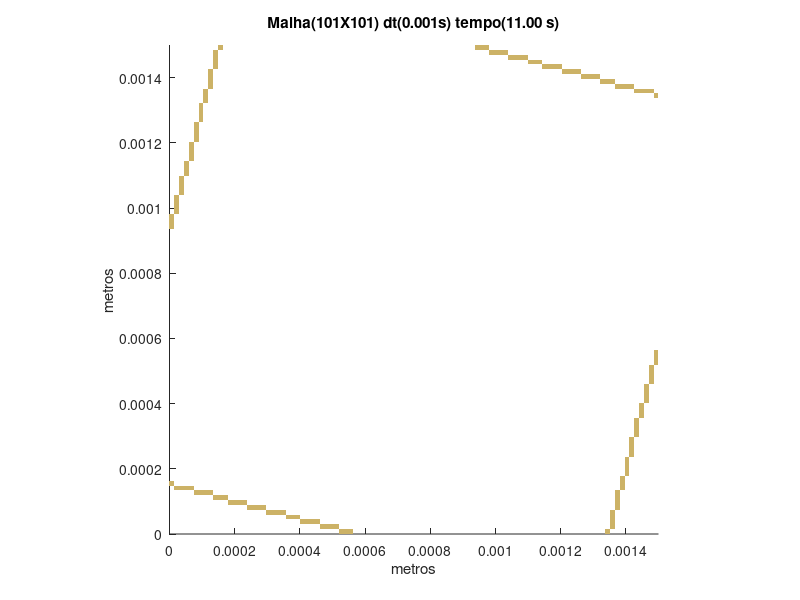

Here is the MATLAB script that generated this plot:
set (gca,'PlotBoxAspectRatio',[1 1 1],'Xlim',[0,0.0015],'Ylim',[0,0.0015])
hold on
title('Malha(101X101) dt(0.001s) tempo(11.00 s)')
hold on
ylabel('metros')
hold on
xlabel('metros')
hold on

fill([0.00051980198019802 0.00051980198019802 0.000534653465346535 0.000534653465346535],[0 1.48514851485149E-05 1.48514851485149E-05 0],[0.8,0.7,0.4],'LineStyle','none')

fill([0.000534653465346535 0.000534653465346535 0.000549504950495049 0.000549504950495049],[0 1.48514851485149E-05 1.48514851485149E-05 0],[0.8,0.7,0.4],'LineStyle','none')

fill([0.000549504950495049 0.000549504950495049 0.000564356435643564 0.000564356435643564],[0 1.48514851485149E-05 1.48514851485149E-05 0],[0.8,0.7,0.4],'LineStyle','none')

fill([0.00133663366336634 0.00133663366336634 0.00135148514851485 0.00135148514851485],[0 1.48514851485149E-05 1.48514851485149E-05 0],[0.8,0.7,0.4],'LineStyle','none')

fill([0.00046039603960396 0.00046039603960396 0.000475247524752475 0.000475247524752475],[1.48514851485149E-05 2.97029702970297E-05 2.97029702970297E-05 1.48514851485149E-05],[0.8,0.7,0.4],'LineStyle','none')

fill([0.000475247524752475 0.000475247524752475 0.00049009900990099 0.00049009900990099],[1.48514851485149E-05 2.97029702970297E-05 2.97029702970297E-05 1.48514851485149E-05],[0.8,0.7,0.4],'LineStyle','none')

fill([0.00049009900990099 0.00049009900990099 0.000504950495049505 0.000504950495049505],[1.48514851485149E-05 2.97029702970297E-05 2.97029702970297E-05 1.48514851485149E-05],[0.8,0.7,0.4],'LineStyle','none')

fill([0.000504950495049505 0.000504950495049505 0.00051980198019802 0.00051980198019802],[1.48514851485149E-05 2.97029702970297E-05 2.97029702970297E-05 1.48514851485149E-05],[0.8,0.7,0.4],'LineStyle','none')

fill([0.00135148514851485 0.00135148514851485 0.00136633663366337 0.00136633663366337],[1.48514851485149E-05 2.97029702970297E-05 2.97029702970297E-05 1.48514851485149E-05],[0.8,0.7,0.4],'LineStyle','none')

fill([0.000400990099009901 0.000400990099009901 0.000415841584158416 0.000415841584158416],[2.97029702970297E-05 4.45544554455446E-05 4.45544554455446E-05 2.97029702970297E-05],[0.8,0.7,0.4],'LineStyle','none')

fill([0.000415841584158416 0.000415841584158416 0.000430693069306931 0.000430693069306931],[2.97029702970297E-05 4.45544554455446E-05 4.45544554455446E-05 2.97029702970297E-05],[0.8,0.7,0.4],'LineStyle','none')

fill([0.000430693069306931 0.000430693069306931 0.000445544554455446 0.000445544554455446],[2.97029702970297E-05 4.45544554455446E-05 4.45544554455446E-05 2.97029702970297E-05],[0.8,0.7,0.4],'LineStyle','none')

fill([0.000445544554455446 0.000445544554455446 0.00046039603960396 0.00046039603960396],[2.97029702970297E-05 4.45544554455446E-05 4.45544554455446E-05 2.97029702970297E-05],[0.8,0.7,0.4],'LineStyle','none')

fill([0.00135148514851485 0.00135148514851485 0.00136633663366337 0.00136633663366337],[2.97029702970297E-05 4.45544554455446E-05 4.45544554455446E-05 2.97029702970297E-05],[0.8,0.7,0.4],'LineStyle','none')

fill([0.000356435643564356 0.000356435643564356 0.000371287128712871 0.000371287128712871],[4.45544554455446E-05 5.94059405940594E-05 5.94059405940594E-05 4.45544554455446E-05],[0.8,0.7,0.4],'LineStyle','none')

fill([0.000371287128712871 0.000371287128712871 0.000386138613861386 0.000386138613861386],[4.45544554455446E-05 5.94059405940594E-05 5.94059405940594E-05 4.45544554455446E-05],[0.8,0.7,0.4],'LineStyle','none')

fill([0.000386138613861386 0.000386138613861386 0.000400990099009901 0.000400990099009901],[4.45544554455446E-05 5.94059405940594E-05 5.94059405940594E-05 4.45544554455446E-05],[0.8,0.7,0.4],'LineStyle','none')

fill([0.00135148514851485 0.00135148514851485 0.00136633663366337 0.00136633663366337],[4.45544554455446E-05 5.94059405940594E-05 5.94059405940594E-05 4.45544554455446E-05],[0.8,0.7,0.4],'LineStyle','none')

fill([0.000297029702970297 0.000297029702970297 0.000311881188118812 0.000311881188118812],[5.94059405940594E-05 7.42574257425743E-05 7.42574257425743E-05 5.94059405940594E-05],[0.8,0.7,0.4],'LineStyle','none')

fill([0.000311881188118812 0.000311881188118812 0.000326732673267327 0.000326732673267327],[5.94059405940594E-05 7.42574257425743E-05 7.42574257425743E-05 5.94059405940594E-05],[0.8,0.7,0.4],'LineStyle','none')

fill([0.000326732673267327 0.000326732673267327 0.000341584158415842 0.000341584158415842],[5.94059405940594E-05 7.42574257425743E-05 7.42574257425743E-05 5.94059405940594E-05],[0.8,0.7,0.4],'LineStyle','none')

fill([0.000341584158415842 0.000341584158415842 0.000356435643564356 0.000356435643564356],[5.94059405940594E-05 7.42574257425743E-05 7.42574257425743E-05 5.94059405940594E-05],[0.8,0.7,0.4],'LineStyle','none')

fill([0.00135148514851485 0.00135148514851485 0.00136633663366337 0.00136633663366337],[5.94059405940594E-05 7.42574257425743E-05 7.42574257425743E-05 5.94059405940594E-05],[0.8,0.7,0.4],'LineStyle','none')

fill([0.000237623762376238 0.000237623762376238 0.000252475247524752 0.000252475247524752],[7.42574257425743E-05 8.91089108910891E-05 8.91089108910891E-05 7.42574257425743E-05],[0.8,0.7,0.4],'LineStyle','none')

fill([0.000252475247524752 0.000252475247524752 0.000267326732673267 0.000267326732673267],[7.42574257425743E-05 8.91089108910891E-05 8.91089108910891E-05 7.42574257425743E-05],[0.8,0.7,0.4],'LineStyle','none')

fill([0.000267326732673267 0.000267326732673267 0.000282178217821782 0.000282178217821782],[7.42574257425743E-05 8.91089108910891E-05 8.91089108910891E-05 7.42574257425743E-05],[0.8,0.7,0.4],'LineStyle','none')

fill([0.000282178217821782 0.000282178217821782 0.000297029702970297 0.000297029702970297],[7.42574257425743E-05 8.91089108910891E-05 8.91089108910891E-05 7.42574257425743E-05],[0.8,0.7,0.4],'LineStyle','none')

fill([0.00136633663366337 0.00136633663366337 0.00138118811881188 0.00138118811881188],[7.42574257425743E-05 8.91089108910891E-05 8.91089108910891E-05 7.42574257425743E-05],[0.8,0.7,0.4],'LineStyle','none')

fill([0.000178217821782178 0.000178217821782178 0.000193069306930693 0.000193069306930693],[8.91089108910891E-05 0.000103960396039604 0.000103960396039604 8.91089108910891E-05],[0.8,0.7,0.4],'LineStyle','none')

fill([0.000193069306930693 0.000193069306930693 0.000207920792079208 0.000207920792079208],[8.91089108910891E-05 0.000103960396039604 0.000103960396039604 8.91089108910891E-05],[0.8,0.7,0.4],'LineStyle','none')

fill([0.000207920792079208 0.000207920792079208 0.000222772277227723 0.000222772277227723],[8.91089108910891E-05 0.000103960396039604 0.000103960396039604 8.91089108910891E-05],[0.8,0.7,0.4],'LineStyle','none')

fill([0.000222772277227723 0.000222772277227723 0.000237623762376238 0.000237623762376238],[8.91089108910891E-05 0.000103960396039604 0.000103960396039604 8.91089108910891E-05],[0.8,0.7,0.4],'LineStyle','none')

fill([0.00136633663366337 0.00136633663366337 0.00138118811881188 0.00138118811881188],[8.91089108910891E-05 0.000103960396039604 0.000103960396039604 8.91089108910891E-05],[0.8,0.7,0.4],'LineStyle','none')

fill([0.000133663366336634 0.000133663366336634 0.000148514851485149 0.000148514851485149],[0.000103960396039604 0.000118811881188119 0.000118811881188119 0.000103960396039604],[0.8,0.7,0.4],'LineStyle','none')

fill([0.000148514851485149 0.000148514851485149 0.000163366336633663 0.000163366336633663],[0.000103960396039604 0.000118811881188119 0.000118811881188119 0.000103960396039604],[0.8,0.7,0.4],'LineStyle','none')

fill([0.000163366336633663 0.000163366336633663 0.000178217821782178 0.000178217821782178],[0.000103960396039604 0.000118811881188119 0.000118811881188119 0.000103960396039604],[0.8,0.7,0.4],'LineStyle','none')

fill([0.00136633663366337 0.00136633663366337 0.00138118811881188 0.00138118811881188],[0.000103960396039604 0.000118811881188119 0.000118811881188119 0.000103960396039604],[0.8,0.7,0.4],'LineStyle','none')

fill([7.42574257425743E-05 7.42574257425743E-05 8.91089108910891E-05 8.91089108910891E-05],[0.000118811881188119 0.000133663366336634 0.000133663366336634 0.000118811881188119],[0.8,0.7,0.4],'LineStyle','none')

fill([8.91089108910891E-05 8.91089108910891E-05 0.000103960396039604 0.000103960396039604],[0.000118811881188119 0.000133663366336634 0.000133663366336634 0.000118811881188119],[0.8,0.7,0.4],'LineStyle','none')

fill([0.000103960396039604 0.000103960396039604 0.000118811881188119 0.000118811881188119],[0.000118811881188119 0.000133663366336634 0.000133663366336634 0.000118811881188119],[0.8,0.7,0.4],'LineStyle','none')

fill([0.000118811881188119 0.000118811881188119 0.000133663366336634 0.000133663366336634],[0.000118811881188119 0.000133663366336634 0.000133663366336634 0.000118811881188119],[0.8,0.7,0.4],'LineStyle','none')

fill([0.00136633663366337 0.00136633663366337 0.00138118811881188 0.00138118811881188],[0.000118811881188119 0.000133663366336634 0.000133663366336634 0.000118811881188119],[0.8,0.7,0.4],'LineStyle','none')

fill([1.48514851485149E-05 1.48514851485149E-05 2.97029702970297E-05 2.97029702970297E-05],[0.000133663366336634 0.000148514851485149 0.000148514851485149 0.000133663366336634],[0.8,0.7,0.4],'LineStyle','none')

fill([2.97029702970297E-05 2.97029702970297E-05 4.45544554455446E-05 4.45544554455446E-05],[0.000133663366336634 0.000148514851485149 0.000148514851485149 0.000133663366336634],[0.8,0.7,0.4],'LineStyle','none')

fill([4.45544554455446E-05 4.45544554455446E-05 5.94059405940594E-05 5.94059405940594E-05],[0.000133663366336634 0.000148514851485149 0.000148514851485149 0.000133663366336634],[0.8,0.7,0.4],'LineStyle','none')

fill([5.94059405940594E-05 5.94059405940594E-05 7.42574257425743E-05 7.42574257425743E-05],[0.000133663366336634 0.000148514851485149 0.000148514851485149 0.000133663366336634],[0.8,0.7,0.4],'LineStyle','none')

fill([0.00138118811881188 0.00138118811881188 0.0013960396039604 0.0013960396039604],[0.000133663366336634 0.000148514851485149 0.000148514851485149 0.000133663366336634],[0.8,0.7,0.4],'LineStyle','none')

fill([0 0 1.48514851485149E-05 1.48514851485149E-05],[0.000148514851485149 0.000163366336633663 0.000163366336633663 0.000148514851485149],[0.8,0.7,0.4],'LineStyle','none')

fill([0.00138118811881188 0.00138118811881188 0.0013960396039604 0.0013960396039604],[0.000148514851485149 0.000163366336633663 0.000163366336633663 0.000148514851485149],[0.8,0.7,0.4],'LineStyle','none')

fill([0.00138118811881188 0.00138118811881188 0.0013960396039604 0.0013960396039604],[0.000163366336633663 0.000178217821782178 0.000178217821782178 0.000163366336633663],[0.8,0.7,0.4],'LineStyle','none')

fill([0.0013960396039604 0.0013960396039604 0.00141089108910891 0.00141089108910891],[0.000178217821782178 0.000193069306930693 0.000193069306930693 0.000178217821782178],[0.8,0.7,0.4],'LineStyle','none')

fill([0.0013960396039604 0.0013960396039604 0.00141089108910891 0.00141089108910891],[0.000193069306930693 0.000207920792079208 0.000207920792079208 0.000193069306930693],[0.8,0.7,0.4],'LineStyle','none')

fill([0.0013960396039604 0.0013960396039604 0.00141089108910891 0.00141089108910891],[0.000207920792079208 0.000222772277227723 0.000222772277227723 0.000207920792079208],[0.8,0.7,0.4],'LineStyle','none')

fill([0.0013960396039604 0.0013960396039604 0.00141089108910891 0.00141089108910891],[0.000222772277227723 0.000237623762376238 0.000237623762376238 0.000222772277227723],[0.8,0.7,0.4],'LineStyle','none')

fill([0.00141089108910891 0.00141089108910891 0.00142574257425743 0.00142574257425743],[0.000237623762376238 0.000252475247524752 0.000252475247524752 0.000237623762376238],[0.8,0.7,0.4],'LineStyle','none')

fill([0.00141089108910891 0.00141089108910891 0.00142574257425743 0.00142574257425743],[0.000252475247524752 0.000267326732673267 0.000267326732673267 0.000252475247524752],[0.8,0.7,0.4],'LineStyle','none')

fill([0.00141089108910891 0.00141089108910891 0.00142574257425743 0.00142574257425743],[0.000267326732673267 0.000282178217821782 0.000282178217821782 0.000267326732673267],[0.8,0.7,0.4],'LineStyle','none')

fill([0.00141089108910891 0.00141089108910891 0.00142574257425743 0.00142574257425743],[0.000282178217821782 0.000297029702970297 0.000297029702970297 0.000282178217821782],[0.8,0.7,0.4],'LineStyle','none')

fill([0.00142574257425743 0.00142574257425743 0.00144059405940594 0.00144059405940594],[0.000297029702970297 0.000311881188118812 0.000311881188118812 0.000297029702970297],[0.8,0.7,0.4],'LineStyle','none')

fill([0.00142574257425743 0.00142574257425743 0.00144059405940594 0.00144059405940594],[0.000311881188118812 0.000326732673267327 0.000326732673267327 0.000311881188118812],[0.8,0.7,0.4],'LineStyle','none')

fill([0.00142574257425743 0.00142574257425743 0.00144059405940594 0.00144059405940594],[0.000326732673267327 0.000341584158415842 0.000341584158415842 0.000326732673267327],[0.8,0.7,0.4],'LineStyle','none')

fill([0.00142574257425743 0.00142574257425743 0.00144059405940594 0.00144059405940594],[0.000341584158415842 0.000356435643564356 0.000356435643564356 0.000341584158415842],[0.8,0.7,0.4],'LineStyle','none')

fill([0.00144059405940594 0.00144059405940594 0.00145544554455446 0.00145544554455446],[0.000356435643564356 0.000371287128712871 0.000371287128712871 0.000356435643564356],[0.8,0.7,0.4],'LineStyle','none')

fill([0.00144059405940594 0.00144059405940594 0.00145544554455446 0.00145544554455446],[0.000371287128712871 0.000386138613861386 0.000386138613861386 0.000371287128712871],[0.8,0.7,0.4],'LineStyle','none')

fill([0.00144059405940594 0.00144059405940594 0.00145544554455446 0.00145544554455446],[0.000386138613861386 0.000400990099009901 0.000400990099009901 0.000386138613861386],[0.8,0.7,0.4],'LineStyle','none')

fill([0.00145544554455446 0.00145544554455446 0.00147029702970297 0.00147029702970297],[0.000400990099009901 0.000415841584158416 0.000415841584158416 0.000400990099009901],[0.8,0.7,0.4],'LineStyle','none')

fill([0.00145544554455446 0.00145544554455446 0.00147029702970297 0.00147029702970297],[0.000415841584158416 0.000430693069306931 0.000430693069306931 0.000415841584158416],[0.8,0.7,0.4],'LineStyle','none')

fill([0.00145544554455446 0.00145544554455446 0.00147029702970297 0.00147029702970297],[0.000430693069306931 0.000445544554455446 0.000445544554455446 0.000430693069306931],[0.8,0.7,0.4],'LineStyle','none')

fill([0.00145544554455446 0.00145544554455446 0.00147029702970297 0.00147029702970297],[0.000445544554455446 0.00046039603960396 0.00046039603960396 0.000445544554455446],[0.8,0.7,0.4],'LineStyle','none')

fill([0.00147029702970297 0.00147029702970297 0.00148514851485149 0.00148514851485149],[0.00046039603960396 0.000475247524752475 0.000475247524752475 0.00046039603960396],[0.8,0.7,0.4],'LineStyle','none')

fill([0.00147029702970297 0.00147029702970297 0.00148514851485149 0.00148514851485149],[0.000475247524752475 0.00049009900990099 0.00049009900990099 0.000475247524752475],[0.8,0.7,0.4],'LineStyle','none')

fill([0.00147029702970297 0.00147029702970297 0.00148514851485149 0.00148514851485149],[0.00049009900990099 0.000504950495049505 0.000504950495049505 0.00049009900990099],[0.8,0.7,0.4],'LineStyle','none')

fill([0.00147029702970297 0.00147029702970297 0.00148514851485149 0.00148514851485149],[0.000504950495049505 0.00051980198019802 0.00051980198019802 0.000504950495049505],[0.8,0.7,0.4],'LineStyle','none')

fill([0.00148514851485149 0.00148514851485149 0.0015 0.0015],[0.00051980198019802 0.000534653465346535 0.000534653465346535 0.00051980198019802],[0.8,0.7,0.4],'LineStyle','none')

fill([0.00148514851485149 0.00148514851485149 0.0015 0.0015],[0.000534653465346535 0.000549504950495049 0.000549504950495049 0.000534653465346535],[0.8,0.7,0.4],'LineStyle','none')

fill([0.00148514851485149 0.00148514851485149 0.0015 0.0015],[0.000549504950495049 0.000564356435643564 0.000564356435643564 0.000549504950495049],[0.8,0.7,0.4],'LineStyle','none')

fill([0 0 1.48514851485149E-05 1.48514851485149E-05],[0.000935643564356436 0.00095049504950495 0.00095049504950495 0.000935643564356436],[0.8,0.7,0.4],'LineStyle','none')

fill([0 0 1.48514851485149E-05 1.48514851485149E-05],[0.00095049504950495 0.000965346534653465 0.000965346534653465 0.00095049504950495],[0.8,0.7,0.4],'LineStyle','none')

fill([0 0 1.48514851485149E-05 1.48514851485149E-05],[0.000965346534653465 0.00098019801980198 0.00098019801980198 0.000965346534653465],[0.8,0.7,0.4],'LineStyle','none')

fill([1.48514851485149E-05 1.48514851485149E-05 2.97029702970297E-05 2.97029702970297E-05],[0.00098019801980198 0.000995049504950495 0.000995049504950495 0.00098019801980198],[0.8,0.7,0.4],'LineStyle','none')

fill([1.48514851485149E-05 1.48514851485149E-05 2.97029702970297E-05 2.97029702970297E-05],[0.000995049504950495 0.00100990099009901 0.00100990099009901 0.000995049504950495],[0.8,0.7,0.4],'LineStyle','none')

fill([1.48514851485149E-05 1.48514851485149E-05 2.97029702970297E-05 2.97029702970297E-05],[0.00100990099009901 0.00102475247524752 0.00102475247524752 0.00100990099009901],[0.8,0.7,0.4],'LineStyle','none')

fill([1.48514851485149E-05 1.48514851485149E-05 2.97029702970297E-05 2.97029702970297E-05],[0.00102475247524752 0.00103960396039604 0.00103960396039604 0.00102475247524752],[0.8,0.7,0.4],'LineStyle','none')

fill([2.97029702970297E-05 2.97029702970297E-05 4.45544554455446E-05 4.45544554455446E-05],[0.00103960396039604 0.00105445544554455 0.00105445544554455 0.00103960396039604],[0.8,0.7,0.4],'LineStyle','none')

fill([2.97029702970297E-05 2.97029702970297E-05 4.45544554455446E-05 4.45544554455446E-05],[0.00105445544554455 0.00106930693069307 0.00106930693069307 0.00105445544554455],[0.8,0.7,0.4],'LineStyle','none')

fill([2.97029702970297E-05 2.97029702970297E-05 4.45544554455446E-05 4.45544554455446E-05],[0.00106930693069307 0.00108415841584158 0.00108415841584158 0.00106930693069307],[0.8,0.7,0.4],'LineStyle','none')

fill([2.97029702970297E-05 2.97029702970297E-05 4.45544554455446E-05 4.45544554455446E-05],[0.00108415841584158 0.0010990099009901 0.0010990099009901 0.00108415841584158],[0.8,0.7,0.4],'LineStyle','none')

fill([4.45544554455446E-05 4.45544554455446E-05 5.94059405940594E-05 5.94059405940594E-05],[0.0010990099009901 0.00111386138613861 0.00111386138613861 0.0010990099009901],[0.8,0.7,0.4],'LineStyle','none')

fill([4.45544554455446E-05 4.45544554455446E-05 5.94059405940594E-05 5.94059405940594E-05],[0.00111386138613861 0.00112871287128713 0.00112871287128713 0.00111386138613861],[0.8,0.7,0.4],'LineStyle','none')

fill([4.45544554455446E-05 4.45544554455446E-05 5.94059405940594E-05 5.94059405940594E-05],[0.00112871287128713 0.00114356435643564 0.00114356435643564 0.00112871287128713],[0.8,0.7,0.4],'LineStyle','none')

fill([5.94059405940594E-05 5.94059405940594E-05 7.42574257425743E-05 7.42574257425743E-05],[0.00114356435643564 0.00115841584158416 0.00115841584158416 0.00114356435643564],[0.8,0.7,0.4],'LineStyle','none')

fill([5.94059405940594E-05 5.94059405940594E-05 7.42574257425743E-05 7.42574257425743E-05],[0.00115841584158416 0.00117326732673267 0.00117326732673267 0.00115841584158416],[0.8,0.7,0.4],'LineStyle','none')

fill([5.94059405940594E-05 5.94059405940594E-05 7.42574257425743E-05 7.42574257425743E-05],[0.00117326732673267 0.00118811881188119 0.00118811881188119 0.00117326732673267],[0.8,0.7,0.4],'LineStyle','none')

fill([5.94059405940594E-05 5.94059405940594E-05 7.42574257425743E-05 7.42574257425743E-05],[0.00118811881188119 0.0012029702970297 0.0012029702970297 0.00118811881188119],[0.8,0.7,0.4],'LineStyle','none')

fill([7.42574257425743E-05 7.42574257425743E-05 8.91089108910891E-05 8.91089108910891E-05],[0.0012029702970297 0.00121782178217822 0.00121782178217822 0.0012029702970297],[0.8,0.7,0.4],'LineStyle','none')

fill([7.42574257425743E-05 7.42574257425743E-05 8.91089108910891E-05 8.91089108910891E-05],[0.00121782178217822 0.00123267326732673 0.00123267326732673 0.00121782178217822],[0.8,0.7,0.4],'LineStyle','none')

fill([7.42574257425743E-05 7.42574257425743E-05 8.91089108910891E-05 8.91089108910891E-05],[0.00123267326732673 0.00124752475247525 0.00124752475247525 0.00123267326732673],[0.8,0.7,0.4],'LineStyle','none')

fill([7.42574257425743E-05 7.42574257425743E-05 8.91089108910891E-05 8.91089108910891E-05],[0.00124752475247525 0.00126237623762376 0.00126237623762376 0.00124752475247525],[0.8,0.7,0.4],'LineStyle','none')

fill([8.91089108910891E-05 8.91089108910891E-05 0.000103960396039604 0.000103960396039604],[0.00126237623762376 0.00127722772277228 0.00127722772277228 0.00126237623762376],[0.8,0.7,0.4],'LineStyle','none')

fill([8.91089108910891E-05 8.91089108910891E-05 0.000103960396039604 0.000103960396039604],[0.00127722772277228 0.00129207920792079 0.00129207920792079 0.00127722772277228],[0.8,0.7,0.4],'LineStyle','none')

fill([8.91089108910891E-05 8.91089108910891E-05 0.000103960396039604 0.000103960396039604],[0.00129207920792079 0.00130693069306931 0.00130693069306931 0.00129207920792079],[0.8,0.7,0.4],'LineStyle','none')

fill([8.91089108910891E-05 8.91089108910891E-05 0.000103960396039604 0.000103960396039604],[0.00130693069306931 0.00132178217821782 0.00132178217821782 0.00130693069306931],[0.8,0.7,0.4],'LineStyle','none')

fill([0.000103960396039604 0.000103960396039604 0.000118811881188119 0.000118811881188119],[0.00132178217821782 0.00133663366336634 0.00133663366336634 0.00132178217821782],[0.8,0.7,0.4],'LineStyle','none')

fill([0.000103960396039604 0.000103960396039604 0.000118811881188119 0.000118811881188119],[0.00133663366336634 0.00135148514851485 0.00135148514851485 0.00133663366336634],[0.8,0.7,0.4],'LineStyle','none')

fill([0.00148514851485149 0.00148514851485149 0.0015 0.0015],[0.00133663366336634 0.00135148514851485 0.00135148514851485 0.00133663366336634],[0.8,0.7,0.4],'LineStyle','none')

fill([0.000103960396039604 0.000103960396039604 0.000118811881188119 0.000118811881188119],[0.00135148514851485 0.00136633663366337 0.00136633663366337 0.00135148514851485],[0.8,0.7,0.4],'LineStyle','none')

fill([0.00142574257425743 0.00142574257425743 0.00144059405940594 0.00144059405940594],[0.00135148514851485 0.00136633663366337 0.00136633663366337 0.00135148514851485],[0.8,0.7,0.4],'LineStyle','none')

fill([0.00144059405940594 0.00144059405940594 0.00145544554455446 0.00145544554455446],[0.00135148514851485 0.00136633663366337 0.00136633663366337 0.00135148514851485],[0.8,0.7,0.4],'LineStyle','none')

fill([0.00145544554455446 0.00145544554455446 0.00147029702970297 0.00147029702970297],[0.00135148514851485 0.00136633663366337 0.00136633663366337 0.00135148514851485],[0.8,0.7,0.4],'LineStyle','none')

fill([0.00147029702970297 0.00147029702970297 0.00148514851485149 0.00148514851485149],[0.00135148514851485 0.00136633663366337 0.00136633663366337 0.00135148514851485],[0.8,0.7,0.4],'LineStyle','none')

fill([0.000118811881188119 0.000118811881188119 0.000133663366336634 0.000133663366336634],[0.00136633663366337 0.00138118811881188 0.00138118811881188 0.00136633663366337],[0.8,0.7,0.4],'LineStyle','none')

fill([0.00136633663366337 0.00136633663366337 0.00138118811881188 0.00138118811881188],[0.00136633663366337 0.00138118811881188 0.00138118811881188 0.00136633663366337],[0.8,0.7,0.4],'LineStyle','none')

fill([0.00138118811881188 0.00138118811881188 0.0013960396039604 0.0013960396039604],[0.00136633663366337 0.00138118811881188 0.00138118811881188 0.00136633663366337],[0.8,0.7,0.4],'LineStyle','none')

fill([0.0013960396039604 0.0013960396039604 0.00141089108910891 0.00141089108910891],[0.00136633663366337 0.00138118811881188 0.00138118811881188 0.00136633663366337],[0.8,0.7,0.4],'LineStyle','none')

fill([0.00141089108910891 0.00141089108910891 0.00142574257425743 0.00142574257425743],[0.00136633663366337 0.00138118811881188 0.00138118811881188 0.00136633663366337],[0.8,0.7,0.4],'LineStyle','none')

fill([0.000118811881188119 0.000118811881188119 0.000133663366336634 0.000133663366336634],[0.00138118811881188 0.0013960396039604 0.0013960396039604 0.00138118811881188],[0.8,0.7,0.4],'LineStyle','none')

fill([0.00132178217821782 0.00132178217821782 0.00133663366336634 0.00133663366336634],[0.00138118811881188 0.0013960396039604 0.0013960396039604 0.00138118811881188],[0.8,0.7,0.4],'LineStyle','none')

fill([0.00133663366336634 0.00133663366336634 0.00135148514851485 0.00135148514851485],[0.00138118811881188 0.0013960396039604 0.0013960396039604 0.00138118811881188],[0.8,0.7,0.4],'LineStyle','none')

fill([0.00135148514851485 0.00135148514851485 0.00136633663366337 0.00136633663366337],[0.00138118811881188 0.0013960396039604 0.0013960396039604 0.00138118811881188],[0.8,0.7,0.4],'LineStyle','none')

fill([0.000118811881188119 0.000118811881188119 0.000133663366336634 0.000133663366336634],[0.0013960396039604 0.00141089108910891 0.00141089108910891 0.0013960396039604],[0.8,0.7,0.4],'LineStyle','none')

fill([0.00126237623762376 0.00126237623762376 0.00127722772277228 0.00127722772277228],[0.0013960396039604 0.00141089108910891 0.00141089108910891 0.0013960396039604],[0.8,0.7,0.4],'LineStyle','none')

fill([0.00127722772277228 0.00127722772277228 0.00129207920792079 0.00129207920792079],[0.0013960396039604 0.00141089108910891 0.00141089108910891 0.0013960396039604],[0.8,0.7,0.4],'LineStyle','none')

fill([0.00129207920792079 0.00129207920792079 0.00130693069306931 0.00130693069306931],[0.0013960396039604 0.00141089108910891 0.00141089108910891 0.0013960396039604],[0.8,0.7,0.4],'LineStyle','none')

fill([0.00130693069306931 0.00130693069306931 0.00132178217821782 0.00132178217821782],[0.0013960396039604 0.00141089108910891 0.00141089108910891 0.0013960396039604],[0.8,0.7,0.4],'LineStyle','none')

fill([0.000118811881188119 0.000118811881188119 0.000133663366336634 0.000133663366336634],[0.00141089108910891 0.00142574257425743 0.00142574257425743 0.00141089108910891],[0.8,0.7,0.4],'LineStyle','none')

fill([0.0012029702970297 0.0012029702970297 0.00121782178217822 0.00121782178217822],[0.00141089108910891 0.00142574257425743 0.00142574257425743 0.00141089108910891],[0.8,0.7,0.4],'LineStyle','none')

fill([0.00121782178217822 0.00121782178217822 0.00123267326732673 0.00123267326732673],[0.00141089108910891 0.00142574257425743 0.00142574257425743 0.00141089108910891],[0.8,0.7,0.4],'LineStyle','none')

fill([0.00123267326732673 0.00123267326732673 0.00124752475247525 0.00124752475247525],[0.00141089108910891 0.00142574257425743 0.00142574257425743 0.00141089108910891],[0.8,0.7,0.4],'LineStyle','none')

fill([0.00124752475247525 0.00124752475247525 0.00126237623762376 0.00126237623762376],[0.00141089108910891 0.00142574257425743 0.00142574257425743 0.00141089108910891],[0.8,0.7,0.4],'LineStyle','none')

fill([0.000133663366336634 0.000133663366336634 0.000148514851485149 0.000148514851485149],[0.00142574257425743 0.00144059405940594 0.00144059405940594 0.00142574257425743],[0.8,0.7,0.4],'LineStyle','none')

fill([0.00114356435643564 0.00114356435643564 0.00115841584158416 0.00115841584158416],[0.00142574257425743 0.00144059405940594 0.00144059405940594 0.00142574257425743],[0.8,0.7,0.4],'LineStyle','none')

fill([0.00115841584158416 0.00115841584158416 0.00117326732673267 0.00117326732673267],[0.00142574257425743 0.00144059405940594 0.00144059405940594 0.00142574257425743],[0.8,0.7,0.4],'LineStyle','none')

fill([0.00117326732673267 0.00117326732673267 0.00118811881188119 0.00118811881188119],[0.00142574257425743 0.00144059405940594 0.00144059405940594 0.00142574257425743],[0.8,0.7,0.4],'LineStyle','none')

fill([0.00118811881188119 0.00118811881188119 0.0012029702970297 0.0012029702970297],[0.00142574257425743 0.00144059405940594 0.00144059405940594 0.00142574257425743],[0.8,0.7,0.4],'LineStyle','none')

fill([0.000133663366336634 0.000133663366336634 0.000148514851485149 0.000148514851485149],[0.00144059405940594 0.00145544554455446 0.00145544554455446 0.00144059405940594],[0.8,0.7,0.4],'LineStyle','none')

fill([0.0010990099009901 0.0010990099009901 0.00111386138613861 0.00111386138613861],[0.00144059405940594 0.00145544554455446 0.00145544554455446 0.00144059405940594],[0.8,0.7,0.4],'LineStyle','none')

fill([0.00111386138613861 0.00111386138613861 0.00112871287128713 0.00112871287128713],[0.00144059405940594 0.00145544554455446 0.00145544554455446 0.00144059405940594],[0.8,0.7,0.4],'LineStyle','none')

fill([0.00112871287128713 0.00112871287128713 0.00114356435643564 0.00114356435643564],[0.00144059405940594 0.00145544554455446 0.00145544554455446 0.00144059405940594],[0.8,0.7,0.4],'LineStyle','none')

fill([0.000133663366336634 0.000133663366336634 0.000148514851485149 0.000148514851485149],[0.00145544554455446 0.00147029702970297 0.00147029702970297 0.00145544554455446],[0.8,0.7,0.4],'LineStyle','none')

fill([0.00103960396039604 0.00103960396039604 0.00105445544554455 0.00105445544554455],[0.00145544554455446 0.00147029702970297 0.00147029702970297 0.00145544554455446],[0.8,0.7,0.4],'LineStyle','none')

fill([0.00105445544554455 0.00105445544554455 0.00106930693069307 0.00106930693069307],[0.00145544554455446 0.00147029702970297 0.00147029702970297 0.00145544554455446],[0.8,0.7,0.4],'LineStyle','none')

fill([0.00106930693069307 0.00106930693069307 0.00108415841584158 0.00108415841584158],[0.00145544554455446 0.00147029702970297 0.00147029702970297 0.00145544554455446],[0.8,0.7,0.4],'LineStyle','none')

fill([0.00108415841584158 0.00108415841584158 0.0010990099009901 0.0010990099009901],[0.00145544554455446 0.00147029702970297 0.00147029702970297 0.00145544554455446],[0.8,0.7,0.4],'LineStyle','none')

fill([0.000133663366336634 0.000133663366336634 0.000148514851485149 0.000148514851485149],[0.00147029702970297 0.00148514851485149 0.00148514851485149 0.00147029702970297],[0.8,0.7,0.4],'LineStyle','none')

fill([0.00098019801980198 0.00098019801980198 0.000995049504950495 0.000995049504950495],[0.00147029702970297 0.00148514851485149 0.00148514851485149 0.00147029702970297],[0.8,0.7,0.4],'LineStyle','none')

fill([0.000995049504950495 0.000995049504950495 0.00100990099009901 0.00100990099009901],[0.00147029702970297 0.00148514851485149 0.00148514851485149 0.00147029702970297],[0.8,0.7,0.4],'LineStyle','none')

fill([0.00100990099009901 0.00100990099009901 0.00102475247524752 0.00102475247524752],[0.00147029702970297 0.00148514851485149 0.00148514851485149 0.00147029702970297],[0.8,0.7,0.4],'LineStyle','none')

fill([0.00102475247524752 0.00102475247524752 0.00103960396039604 0.00103960396039604],[0.00147029702970297 0.00148514851485149 0.00148514851485149 0.00147029702970297],[0.8,0.7,0.4],'LineStyle','none')

fill([0.000148514851485149 0.000148514851485149 0.000163366336633663 0.000163366336633663],[0.00148514851485149 0.0015 0.0015 0.00148514851485149],[0.8,0.7,0.4],'LineStyle','none')

fill([0.000935643564356436 0.000935643564356436 0.00095049504950495 0.00095049504950495],[0.00148514851485149 0.0015 0.0015 0.00148514851485149],[0.8,0.7,0.4],'LineStyle','none')

fill([0.00095049504950495 0.00095049504950495 0.000965346534653465 0.000965346534653465],[0.00148514851485149 0.0015 0.0015 0.00148514851485149],[0.8,0.7,0.4],'LineStyle','none')

fill([0.000965346534653465 0.000965346534653465 0.00098019801980198 0.00098019801980198],[0.00148514851485149 0.0015 0.0015 0.00148514851485149],[0.8,0.7,0.4],'LineStyle','none')
